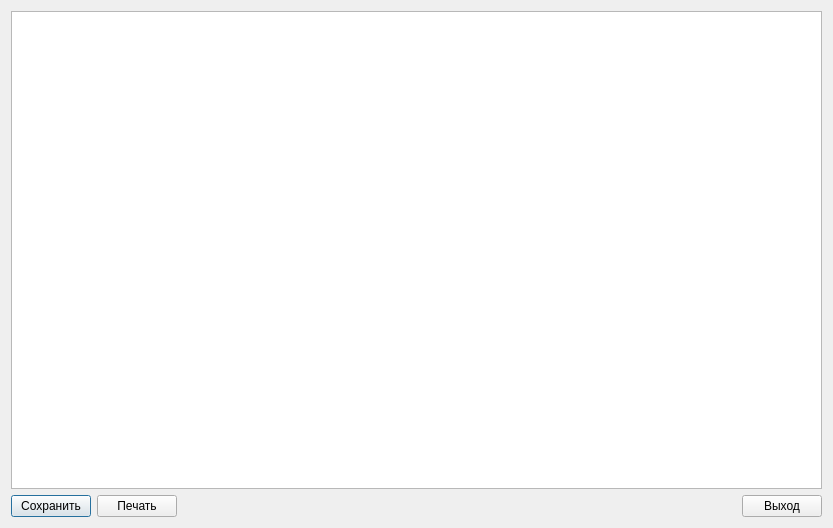
<?xml version="1.0" encoding="UTF-8"?>
<ui version="4.0">
 <class>reporter</class>
 <widget class="QDialog" name="reporter">
  <property name="geometry">
   <rect>
    <x>0</x>
    <y>0</y>
    <width>833</width>
    <height>528</height>
   </rect>
  </property>
  <property name="windowTitle">
   <string>Dialog</string>
  </property>
  <layout class="QGridLayout" name="gridLayout">
   <item row="0" column="0" colspan="3">
    <widget class="QTextBrowser" name="textBrowser"/>
   </item>
   <item row="1" column="0">
    <widget class="QPushButton" name="buttonSave">
     <property name="sizePolicy">
      <sizepolicy hsizetype="Fixed" vsizetype="Fixed">
       <horstretch>0</horstretch>
       <verstretch>0</verstretch>
      </sizepolicy>
     </property>
     <property name="text">
      <string>Сохранить</string>
     </property>
    </widget>
   </item>
   <item row="1" column="1">
    <widget class="QPushButton" name="buttonPrint">
     <property name="sizePolicy">
      <sizepolicy hsizetype="Fixed" vsizetype="Fixed">
       <horstretch>0</horstretch>
       <verstretch>0</verstretch>
      </sizepolicy>
     </property>
     <property name="text">
      <string>Печать</string>
     </property>
    </widget>
   </item>
   <item row="1" column="2" alignment="Qt::AlignRight">
    <widget class="QPushButton" name="buttonExit">
     <property name="sizePolicy">
      <sizepolicy hsizetype="Minimum" vsizetype="Fixed">
       <horstretch>0</horstretch>
       <verstretch>0</verstretch>
      </sizepolicy>
     </property>
     <property name="text">
      <string>Выход</string>
     </property>
    </widget>
   </item>
  </layout>
 </widget>
 <resources/>
 <connections/>
</ui>
